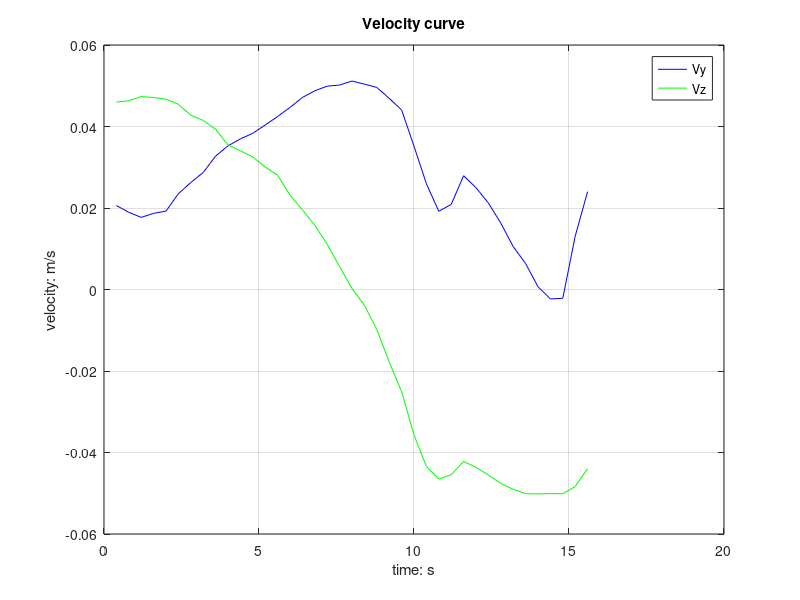

MATLAB code for this plot: (Note: this script raises an error after producing the figure.)
%% This script calculates the modulated params, scaling factor
% and rotation angle. 
% original dynamic is  t' = -5t， Vy = -5(y-0.4), Vz = -5(z-0.1)
%% Calculate velocity based on the sampled trajectory.
dt = 0.4; 
position = load("sampled.mat").sampled_point; 
% take the first 39 points, because the last point is inside the circle,
% where the originial dynamics works.
velocity =  diff(position) / dt;

%% Plot velocity
tt = (1:39) * dt;
figure(1)
plot(tt, velocity(:,1),'b', tt, velocity(:,2), 'g')
grid on
legend('Vy', 'Vz')
xlabel('time: s')
ylabel('velocity: m/s')
title('Velocity curve')

%% Calculate rotation angle theta and scaling factor k 
input = [];
for i = 1:39
    % calculate original velocity, in the form of column vector
    v_origin = [-5 * (position(i,1)-0.4); -5 * (position(i,2)-0.1)];
    v = [velocity(i,1); velocity(i,2)];
    theta = acos(dot (v_origin, v) / (norm(v_origin) * norm(v))); % in radian
    k = norm(v)/norm(v_origin) -1;
    p = [position(i,1), position(i,2), theta, k];
    input(i,:) =  p;
end

%% The input is the input for Gaussian process. 
% To calculate the velocity of the current states, it is important to know
% how many data points from the demonstration are nearby. Hence, a circle
% region centered at the current position will be made. 
start_pos = [0.2, 1]; 
% start_pos = [10, 10]; 
dtt = 0.002;
% start_pos = [-0.045, 0.14]; 
target = [0.4, 0.1];
% check how many points from the demonstrations are picked to formulate the
% dynamics at this position.
current = start_pos;
l_distance = 0.02; % this param should be tunable, 
sigma_f = 0.5; l = 1;
k_XX = kernel(input(:,1:2)); % avoid repeating of calculation.
mtx = inv(k_XX + 0.001*eye(39));  % inverse of the matrix 
trace = [current];
t = 0;
while t< 20
%while norm(current - target) > 0.03  % not inside the circle near equilibrium
    % check how many points from the demonstrations are picked to formulate the
    % dynamics at this position.
%     gp = [];
%     for i = 1: length(input)
%         k = 0;
%         if norm (current - [input(i,1), input(i,2)]) < l_distance
%             k = k+1;
%             gp(k,:) = input(i,:);
%         end
%     end
    % if gp does not have any element, which means the dynamics should be
    % the original one. 
    gp = input;
    v = -5 * (current- target);  % x' = -10(x-0.4)
    
    num = size(gp,1);   % how many rows
    if num ~= 0
        % gp has the information of nearby points, then formulate covariance
        % based on kernel functions. (miu, covariance)
        miu = zeros(length(gp),1);
        state = [gp(:,1:2);current];
        % optimize here, not necessary to calculate repeatedly. 
        for i = 1:size(state,1)-1
            k_xX(1,i) = 2 * exp(-(norm(state(i,:)- state(end,:)))^2/(2*0.05)); %l =1， sigma_f = 1
        end
        k_Xx = k_xX'; k_xx = 2 * exp(0); % sigma_f
       % k = kernel(state);
       % k_XX = k(1:num, 1:num); k_xX = k(num+1, 1:num);
       % k_Xx = k(1:num, num+1); k_xx = k(num+1, num+1);
        
        % apply GPR to find rotation angle and scaling factor.
        % A = inv(K_XX + 0.001*eye(num)); % noise 0.001  b/A = b*inv(A)
        %alpha = k_xX * inv( k_XX + 0.001*eye(num));
        alpha = k_xX * mtx;
        alpha = truncate(alpha);
        m_theta = alpha * gp(:,3);  % mean of the prediction, theta
        m_k = alpha * gp(:,4); % mean of prediction scaling factor
        % not allow m_k to be a very large value. 
        variance = k_xx - alpha * k_Xx;   % variance of the prediction
        
        % calculate the modulation 
        Mr = [cos(m_theta) -sin(m_theta); sin(m_theta) cos(m_theta)];
        M = (1+m_k) * Mr;
        v = (M * v')';
    end
    t = t + dtt; 
    current = current + dtt * v;
    % save the trace
    trace = [trace; current];
end

%% Plot the params 
figure(2)
scatter(trace(:,1), trace(:,2),8, 'g');
hold on
plot(trace(:,1), trace(:,2));
hold on
circle(0.4,0.1,0.02,2,'c');
hold on
plot(0.4,0.1, 'x', 'color','r', 'LineWidth',10)
grid on

hold on 
scatter(input(:,1), input(:,2))
